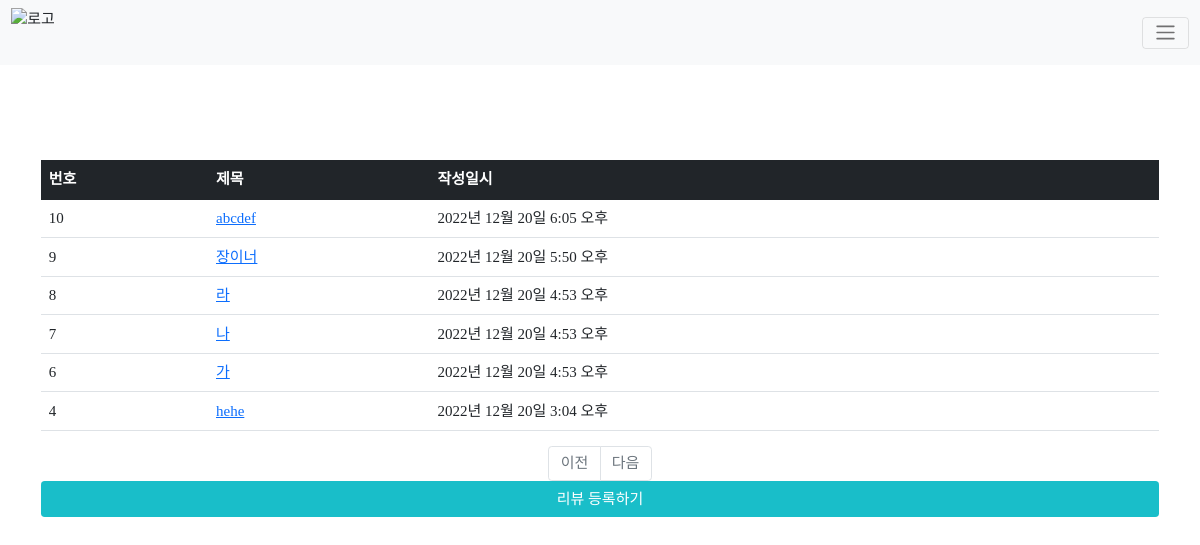
The page /thisis/ (signed in) on the database its author committed.
### thisis/models.py (models this page shows, shortened)
class Question(models.Model):
    author = models.ForeignKey(User, on_delete=models.CASCADE)
    subject = models.CharField(max_length=200)
    content = models.TextField()
    create_date = models.DateTimeField()

### thisis/views.py (the view)
# urls.py: path('', views.index, name='index'),  # '/' 에 해당되는 path
@login_required(login_url='common:login')
def index(request):
    question_list = Question.objects.order_by('-create_date')
    context = {'question_list': question_list}
    return render(request, 'thisis/question_list.html', context)

### templates/thisis/question_list.html (shortened to what this page needs)
{% extends 'base.html' %}
{% load thisis_filter %}
{% block content %}
<div class="container my-3" style="padding-top: 100px">
    <table class="table">
        <thead>
        <tr class="table-dark" >
            <th>번호</th>
            <th>제목</th>
            <th>작성일시</th>
        </tr>
        </thead>
        <tbody>
        {% if question_list %}
        {% for question in question_list %}
        <tr>
        <td>
            {{ question.id }}
            </td>
            <td>
                <a href="{% url 'thisis:detail' question.id %}">{{ question.subject }}</a>
            </td>
            <td>{{ question.create_date }}</td>
        </tr>
        {% endfor %}
        {% else %}
        <tr>
            <td colspan="3">리뷰가 없습니다.</td>
        </tr>
        {% endif %}
        </tbody>
    </table>
    <ul class="pagination justify-content-center">
        {% if question_list.has_previous %}
        <li class="page-item">
            <a class="page-link" href="?page={{ question_list.previous_page_number }}">이전</a>
        </li>
        {% else %}
        <li class="page-item disabled">
            <a class="page-link" tabindex="-1" aria-disabled="true" href="#">이전</a>
        </li>
        {% endif %}
        {% if question_list.has_next %}
        <li class="page-item">
            <a class="page-link" href="?page={{ question_list.next_page_number }}">다음</a>
        </li>
        {% else %}
        <li class="page-item disabled">
            <a class="page-link" tabindex="-1" aria-disabled="true" href="#">다음</a>
        </li>
        {% endif %}
    </ul>
<a href="{% url 'thisis:question_create' %}" class="btn text-white" style="background-color:#19bec9 ">리뷰 등록하기</a>
</div>
{%  endblock %}

### templates/base.html (shortened to what this page needs)
{% load static %}
<!doctype html>
<html lang="ko">
<head>
    <link rel="stylesheet" type="text/css" href="{% static 'bootstrap.min.css' %}">
    <link rel="stylesheet" type="text/css" href="{% static 'style.css' %}">
<link href="https://hangeul.pstatic.net/hangeul_static/css/nanum-barun-gothic.css" rel="stylesheet">
 <nav class="navbar navbar-light bg-light fixed-top">
  <div class="container-fluid">
    <a href="http://127.0.0.1:8000/common/main/" class="d-flex align-items-center col-md-3 mb-2 mb-md-0 text-dark text-decoration-none">
        <img src="https://postfiles.pstatic.net/MjAyMjEyMjJfMzAw/MDAxNjcxNjc0MDg5NDc1.K6IZ-bbwy_YGFP20SiAL-KAu2VVXDZ-FL3k155JHcPcg.zAahbo4yJ8BJGcnizMseYN-9tnwzb_m1grJ8h3Tx_4Qg.PNG.thisjis/1051-removebg-preview.png?type=w966" alt="로고" height="50" width="200">
      </a>
    <button class="navbar-toggler" type="button" data-bs-toggle="offcanvas" data-bs-target="#offcanvasNavbar" aria-controls="offcanvasNavbar">
      <span class="navbar-toggler-icon"></span>
    </button>
  </div>
</nav>
</head>
<body class="pt-5" >
{% block content %}
{% endblock %}
</body>
</html>

### static/style.css (style rules this page uses)
* { font-family: "Nanum Gothic", sans-serif; font-size: 15px; }
html, body, h1, h2, h3, h4, h5, h6, p, ul { margin: 0; padding: 0; }
body, html { width: 100%; height: 100%; margin: 0px; padding: 0px; font-family: Apple SD Gothic Neo,arial,sans-serif; }
.container { display: flex; flex-direction: column; height: 100%; }

### templates/base.html (style rules this page uses)
* { font-family: 'NanumBarunGothicLight'; }

### rows shown on the page
Question: id "10", subject "abcdef", create_date "2022년 12월 20일 6:05 오후"
Question: id "9", subject "장이너", create_date "2022년 12월 20일 5:50 오후"
Question: id "8", subject "라", create_date "2022년 12월 20일 4:53 오후"
Question: id "7", subject "나", create_date "2022년 12월 20일 4:53 오후"
Question: id "6", subject "가", create_date "2022년 12월 20일 4:53 오후"
Question: id "4", subject "hehe", create_date "2022년 12월 20일 3:04 오후"
